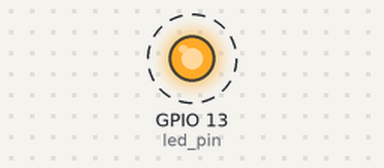
Simulated run of this sketch. Board: ESP32. Parts: output pins drawn as LEDs (lit = HIGH). Dashed ring = blinking.

Above: at 0.2 s.
Timing chart, 0 to 3.0 s (numbered marks = the images above):
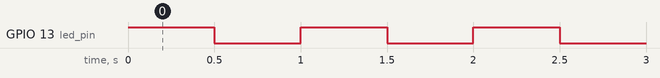

Measured:
- by itself, GPIO 13 (led_pin): alternates HIGH for 0.50 s and LOW for 0.50 s

The sketch:

learn1.ino
```cpp
//Check if esp32 is in dual core mode and if it is, use core 1 to prevent core 0 overload.
#if CONFIG_FREERTOS_UNICORE
static const BaseType_t app_cpu = 0;
#else
static const BaseType_t app_cpu = 1;
#endif

static const int led_pin = 13;

void blinkLED(void *parameter){
  while(1){
    digitalWrite(led_pin,HIGH);
    vTaskDelay(500/portTICK_PERIOD_MS);
    digitalWrite(led_pin,LOW);
    vTaskDelay(500/portTICK_PERIOD_MS);
  }
}

void setup() {
  // put your setup code here, to run once:
  pinMode(led_pin,OUTPUT);
  xTaskCreatePinnedToCore(
    blinkLED, //Function name
    "BLINK LED",  //Name of task
    1024, //Stack size
    NULL, //Parameters
    1,  //Priority (0 to 25)
    NULL, //task handler
    app_cpu //Which core to run on
  );
}

void loop() {
  // put your main code here, to run repeatedly:

}
```
